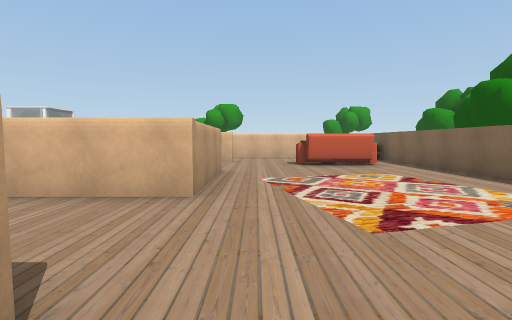
view 1 (above)

21 first-person views from a walk through a scene from a Unity 3-D project. The camera is 1.4 m above the floor, tilts 4° down and sees 85° across. The floor is counted in squares, 2 m on a side. Each view is taken from the middle of a square. On the plan, view 1 faces up. The plan holds only what a view shows up to about 9 squares ahead; the rest is blank. The place goes on beyond the plan. The player is left out. Some animated figures are left out. Some surface patterns are stand-ins.

view 2
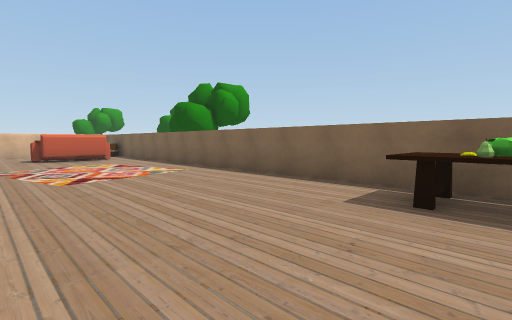

view 3
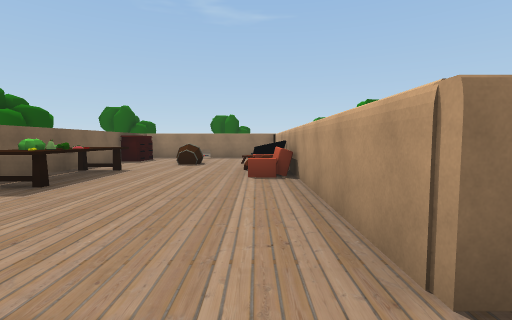

view 4
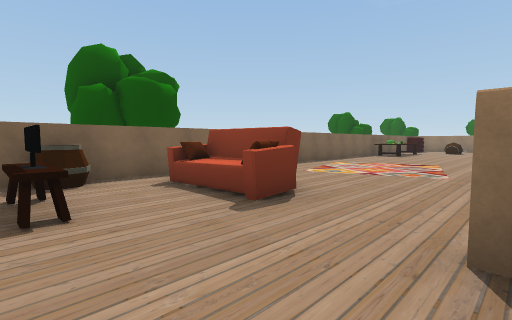

view 5
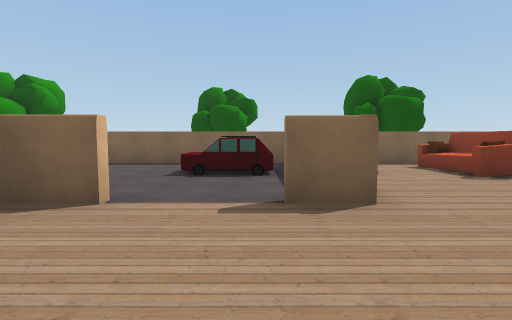

view 6
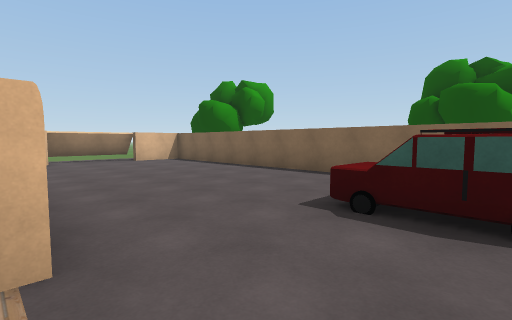

view 7
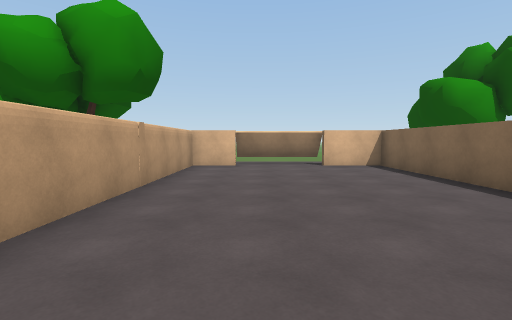

view 8
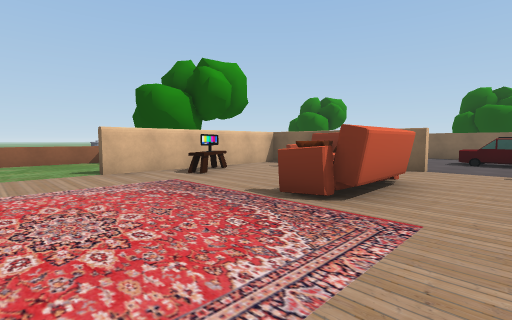

view 9
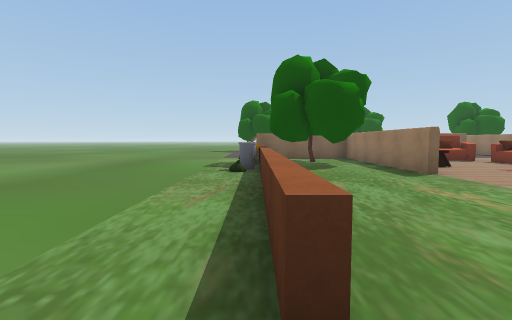

view 10
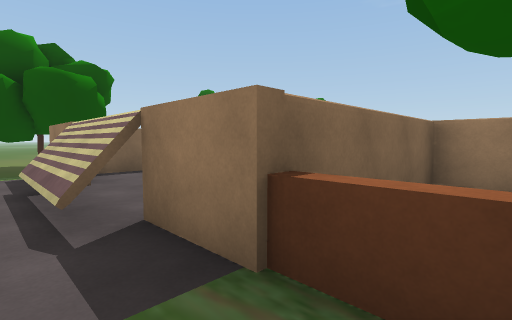

view 11
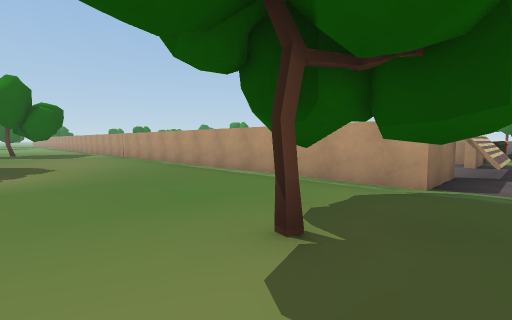

view 12
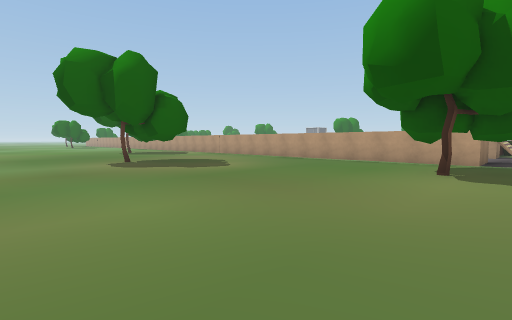

view 13
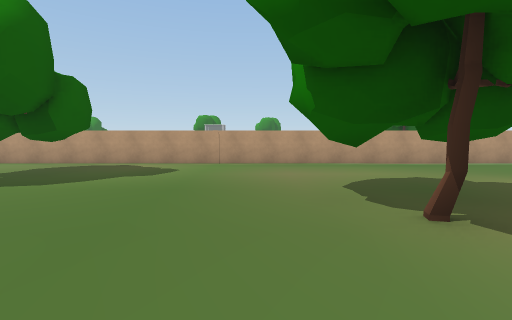

view 14
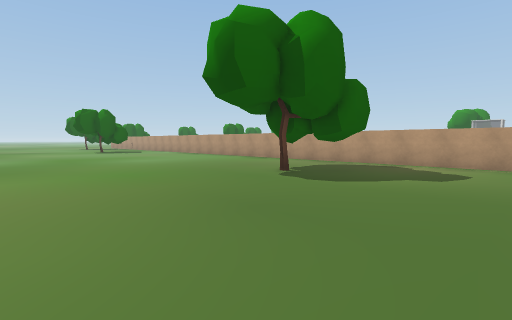

view 15
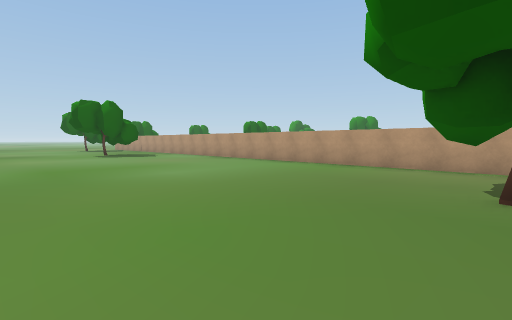

view 16
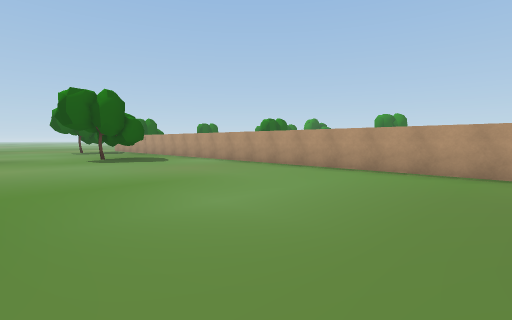

view 17
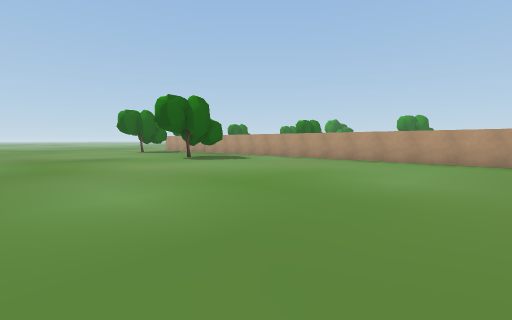

view 18
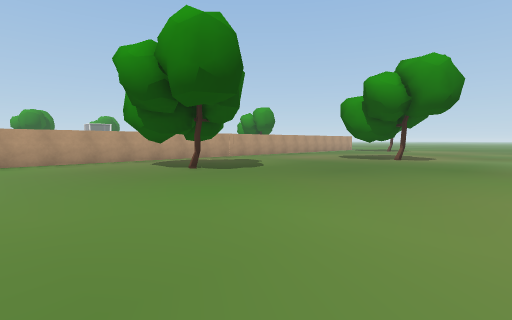

view 19
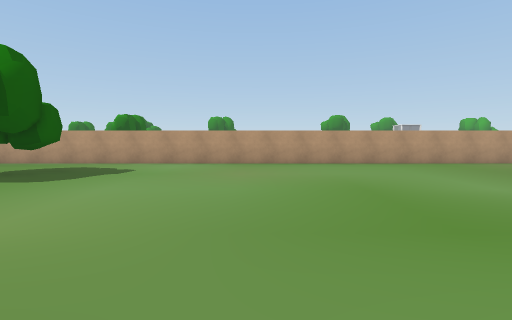

view 20
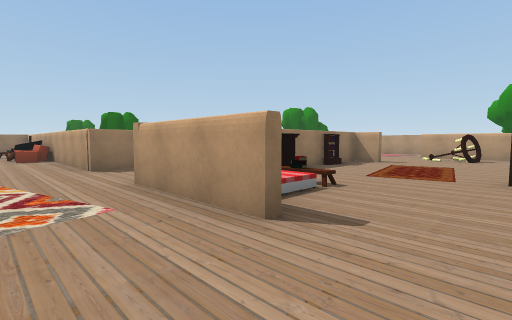

view 21
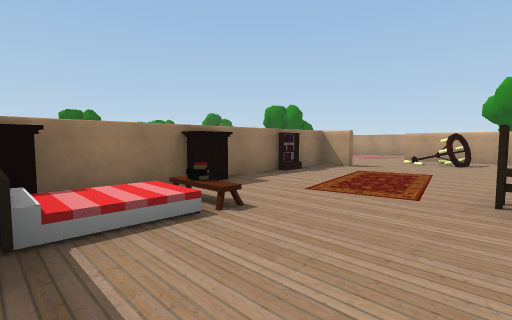

### Floor plan
Points are (right, up) in squares from view 1. A wall is a line through its corners. A room is listed if a view was taken in it or the views show most of it. See-through windows are left out.
Room 1 (views 1, 2, 3, 11, 12, 13, 14, 15, 16, 17, 18, 19, 20, 21)
walls: (-0.8, 6.4) (-0.8, 5.4); (-1.4, 3.4) (-3.1, 3.4); (4.5, -1.6) (4.5, 10.9); (-1.9, 0.9) (-0.8, 0.9) (-0.8, -3.5); (-8.1, 3.7) (-1.5, 3.7); (4.7, 22.9) (4.7, -1.5)
ways out: opening at (-8.8, 6.5) to room 2; opening at (0.5, 10.5) to room 2; opening at (5, 24) to room 2; gap at (-11, 6) to room 2; opening at (-10, 4.7)
objects: shelf (-6, 4); other object (-6, 8); wardrobe (-4, 4); other object (-3, 5); TV (-1, -5) to (0, -5); sofa (-1, -4); wardrobe (-1, 4); bed (-1, 5); other object (2, 8); other object (2, 11) to (3, 11); other object (3, -5) to (4, -4); other object (3, -3); other object (3, -2) to (4, -2); other object (3, 8); other object (4, -4); barrel (4, 10); tree (7, -5); tree (7, 7) to (8, 8); tree (7, 22) to (7, 23); tree (10, 14)
Room 2 (views 4, 5, 6, 8, 9, 10)
walls: (-6.2, 19.4) (-1, 19.4) (-1, 23); (-1, 14.6) (-1, 15.9); (-1, 17.6) (-1, 18.8); (-1.4, 19.2) (-6.2, 19.2); (-1, 11.6) (-1, 12.8); (-2.1, 22.9) (0.4, 22.9); (-11.7, 7.6) (-11.7, 5.9); (0.4, 23.1) (2.6, 23.1); (0.4, 23.3) (2.9, 23.3); (0.4, 23.5) (2.9, 23.5); (2.9, 22.9) (4.7, 22.9)
low walls: (-5.5, 22.8) (-7.6, 22.8); (-11.1, 22.9) (-9.8, 22.9)
ways out: opening at (-8.8, 6.5) to room 1; opening at (0.5, 10.5) to room 1; opening at (5, 24) to room 1; gap at (-11, 6) to room 1; opening at (0, 13.5) to room 3
objects: other object (-10, 6); other object (-5, 15); other object (-5, 18) to (-4, 19); bin (-5, 23); sofa (-4, 15); TV (-4, 18); tree (-4, 21) to (-3, 22); other object (-4, 23) to (-3, 23); other object (-3, 15); sofa (-3, 16); other object (-2, 16); other object (-2, 17)
Room 3 (view 7)
walls: (0.5, 22.8) (-0.8, 22.8) (-0.8, 16.9); (2.9, 23.1) (0.4, 23.1); (2.9, 23.2) (0.4, 23.2); (4.5, 12.1) (4.5, 22.8) (2.9, 22.8)
low walls: (2.9, 23.5) (0.4, 23.5)
ways out: opening at (0, 13.5) to room 2
objects: car (2, 13) to (2, 14)

Positions as (right, up) in squares from view 1, and headings:
1: (0, 0), facing up
2: (0, -3), facing up-right
3: (0, 2), facing down
4: (-1, 11), facing down-right
5: (-4, 13), facing right
6: (-1, 13), facing up-right
7: (1, 15), facing up
8: (-8, 13), facing up-right
9: (-12, 23), facing right
10: (-2, 24), facing down-right
11: (9, 24), facing down-left
12: (14, 24), facing down-left
13: (13, 13), facing left
14: (13, 12), facing down-left
15: (12, 8), facing down-left
16: (11, 5), facing down-left
17: (14, 4), facing down-left
18: (14, 4), facing up-left
19: (13, -1), facing left
20: (1, 8), facing down-left
21: (-1, 8), facing down-left
